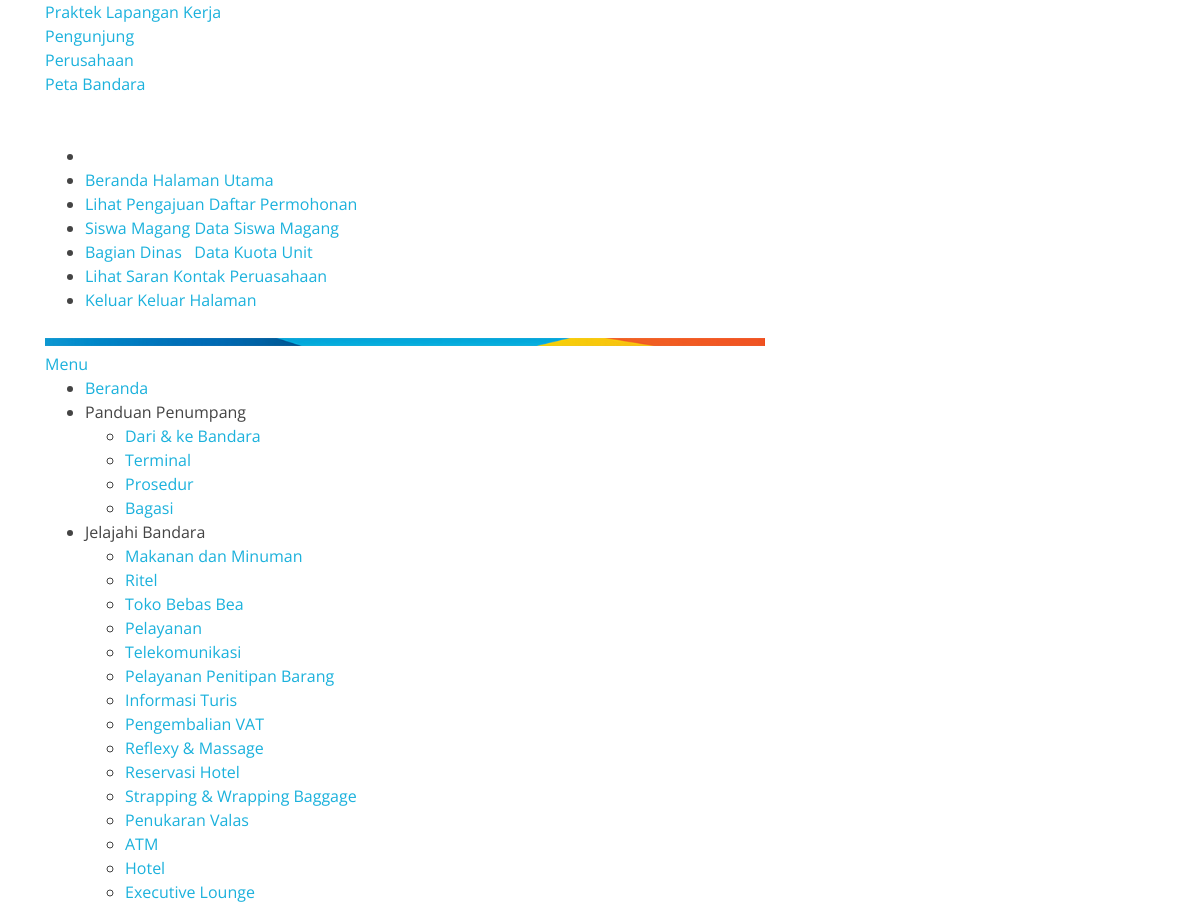
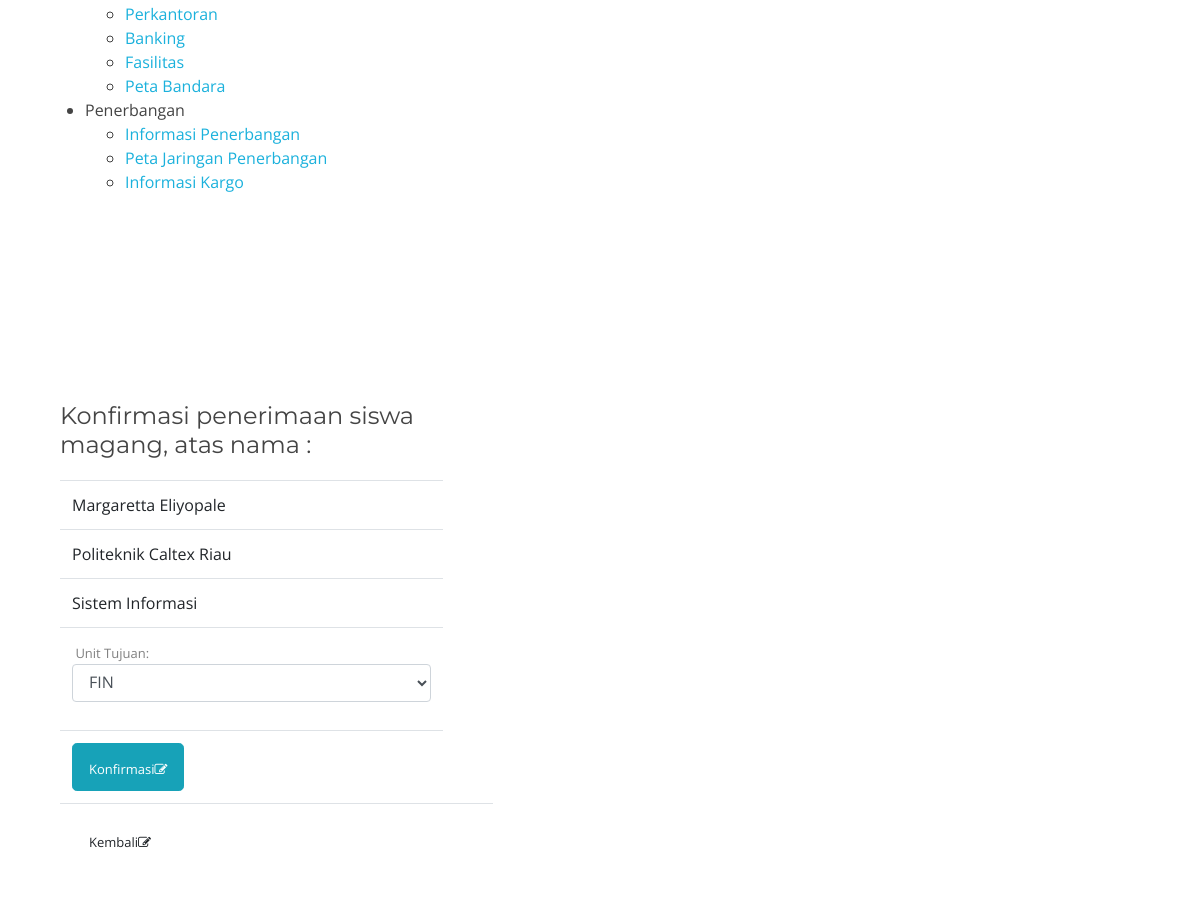
The page /Kepegawaian/konfirmasipendaftar.php?ID=124 on the database its author committed (2 pictures, top to bottom).
### tables this page shows
CREATE TABLE `pendaftar` (
  `ID` int(10) NOT NULL,
  `Nama` varchar(50) NOT NULL,
  `Asal` varchar(50) NOT NULL,
  `Jurusan` varchar(50) NOT NULL,
  `Email` varchar(50) NOT NULL,
  `TglMasuk` date NOT NULL,
  `TglSelesai` date NOT NULL,
  `foto` varchar(200) NOT NULL,
  `surat` varchar(200) NOT NULL
);

### Kepegawaian/konfirmasipendaftar.php (the view, shortened to what this page needs)
<!DOCTYPE html>
<html lang="en">
<head>
  <link href="../lib/bootstrap/css/bootstrap.min.css" rel="stylesheet">
  <link href="../lib/font-awesome/css/font-awesome.min.css" rel="stylesheet">
  <link href="../lib/animate/animate.min.css" rel="stylesheet">
  <link href="../lib/ionicons/css/ionicons.min.css" rel="stylesheet">
  <link href="../lib/owlcarousel/assets/owl.carousel.min.css" rel="stylesheet">
  <link href="../lib/lightbox/css/lightbox.min.css" rel="stylesheet">
  <link href="../css/style.css" rel="stylesheet">
</head>
<?php
	include "Controller/function.php";
?>
<body>
  <?php
	include "header.php"
  ?>
  <br><br><br>
  <main id="main">
    <section id="about">
      <div class="container">
        <div class="form col-md-5" >
          <table class="table">
		     <thead>
				 <?php
					$ID = $_GET['ID'];
					$query = mysqli_query($con,"SELECT * FROM pendaftar WHERE ID = '$ID'");
					$m = mysqli_fetch_object($query);
				  ?>
				  <?php
					  include "Controller/koneksi_copy.php";
					  $query = "SELECT * FROM pendaftar WHERE ID = '$ID'";
					  $sql = mysqli_query($connect, $query);
					  while($data = mysqli_fetch_array($sql)){
				  ?>
				<div class="about-content">
				   <h4>Konfirmasi penerimaan siswa magang, atas nama : </h4>
				</div>
				<tr><td><?php print $m->Nama;?></td></tr>
				<tr><td><?php print $m->Asal;?></td></tr>
				<tr><td><?php print $m->Jurusan;?></td></tr>
				<tr><td>
					<font size="2px" color="grey">&nbsp;Unit Tujuan: </font>
					  <form method="POST" action="Controller/terima.php?ID=<?php print $ID;?>">
						<div class="form-group">
						  <select class="form-control" name="Unit" width="300px">
								<?php
									$sql_select = "SELECT * FROM unit WHERE kuota > 0";
									$query_select = mysqli_query($con,$sql_select);
									while ($d = mysqli_fetch_array($query_select)) {
								?>
								<option value="<?php echo $d['nama'];?>"><?php echo $d['nama']?></option>
								<?php } ?>
						   </select>
						</div>
				</td></tr>
				<?php
				}?>
			    <tr><td><button class="btn btn-info btn-lg" type="submit" align="right"><font size=2>Konfirmasi<i class="fa fa-edit"></i></a></td></tr>
				<tr><td><a href="lihatpermohonan.php" class="btn btn-default btn-lg" align="right"><font size=2>Kembali<i class="fa fa-edit"></i></a><td></tr>
			  </thead>
            </table>
        </div>
      </section>
</body>
</html>

### css/style.css (style rules this page uses)
body { background: #fff; color: #444; font-family: "Open Sans", sans-serif; }
a { color: #1bb1dc; transition: 0.5s; }
h1, h2, h3, h4, h5, h6 { font-family: "Montserrat", sans-serif; font-weight: 400; margin: 0 0 20px 0; padding: 0; }
#about { padding: 80px 0; }
#about .about-content { padding-top: 40px; }

### rows shown on the page
pendaftar: Nama "Margaretta Eliyopale", Asal "Politeknik Caltex Riau", Jurusan "Sistem Informasi"

### other values the page prints
form field Unit "FIN"
